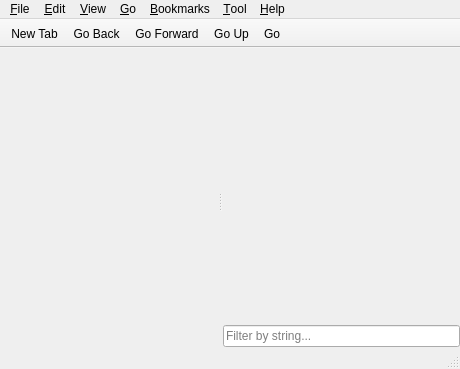
<?xml version="1.0" encoding="UTF-8"?>
<ui version="4.0">
 <class>MainWindow</class>
 <widget class="QMainWindow" name="MainWindow">
  <property name="geometry">
   <rect>
    <x>0</x>
    <y>0</y>
    <width>460</width>
    <height>369</height>
   </rect>
  </property>
  <property name="windowTitle">
   <string>File Manager</string>
  </property>
  <property name="windowIcon">
   <iconset theme="folder">
    <normaloff>.</normaloff>.</iconset>
  </property>
  <widget class="QWidget" name="centralwidget">
   <layout class="QVBoxLayout" name="verticalLayout">
    <property name="leftMargin">
     <number>0</number>
    </property>
    <property name="topMargin">
     <number>0</number>
    </property>
    <property name="rightMargin">
     <number>0</number>
    </property>
    <property name="bottomMargin">
     <number>0</number>
    </property>
    <item>
     <widget class="Filer::TabBar" name="tabBar" native="true">
      <property name="sizePolicy">
       <sizepolicy hsizetype="Preferred" vsizetype="Fixed">
        <horstretch>0</horstretch>
        <verstretch>0</verstretch>
       </sizepolicy>
      </property>
      <property name="acceptDrops">
       <bool>true</bool>
      </property>
     </widget>
    </item>
    <item>
     <widget class="QSplitter" name="splitter">
      <property name="orientation">
       <enum>Qt::Horizontal</enum>
      </property>
      <widget class="Fm::SidePane" name="sidePane" native="true">
       <property name="sizePolicy">
        <sizepolicy hsizetype="Preferred" vsizetype="Expanding">
         <horstretch>0</horstretch>
         <verstretch>0</verstretch>
        </sizepolicy>
       </property>
      </widget>
      <widget class="QFrame" name="frame">
       <layout class="QVBoxLayout" name="verticalLayout_2">
        <property name="spacing">
         <number>2</number>
        </property>
        <property name="leftMargin">
         <number>1</number>
        </property>
        <property name="topMargin">
         <number>0</number>
        </property>
        <property name="rightMargin">
         <number>0</number>
        </property>
        <property name="bottomMargin">
         <number>0</number>
        </property>
        <item>
         <widget class="QStackedWidget" name="stackedWidget">
          <property name="sizePolicy">
           <sizepolicy hsizetype="Expanding" vsizetype="Expanding">
            <horstretch>0</horstretch>
            <verstretch>0</verstretch>
           </sizepolicy>
          </property>
          <property name="frameShape">
           <enum>QFrame::NoFrame</enum>
          </property>
         </widget>
        </item>
        <item>
         <widget class="QLineEdit" name="filterBar">
          <property name="placeholderText">
           <string>Filter by string...</string>
          </property>
          <property name="clearButtonEnabled">
           <bool>true</bool>
          </property>
         </widget>
        </item>
       </layout>
      </widget>
     </widget>
    </item>
   </layout>
  </widget>
  <widget class="QMenuBar" name="menubar">
   <property name="geometry">
    <rect>
     <x>0</x>
     <y>0</y>
     <width>460</width>
     <height>22</height>
    </rect>
   </property>
   <widget class="QMenu" name="menu_File">
    <property name="title">
     <string>&amp;File</string>
    </property>
    <widget class="QMenu" name="menuCreateNew">
     <property name="title">
      <string>C&amp;reate New</string>
     </property>
     <addaction name="actionNewFolder"/>
     <addaction name="actionNewBlankFile"/>
    </widget>
    <addaction name="actionNewTab"/>
    <addaction name="actionOpen"/>
    <addaction name="actionShowContents"/>
    <addaction name="separator"/>
    <addaction name="actionNewWin"/>
    <addaction name="separator"/>
    <addaction name="menuCreateNew"/>
    <addaction name="separator"/>
    <addaction name="actionFileProperties"/>
    <addaction name="separator"/>
    <addaction name="actionCloseWindow"/>
   </widget>
   <widget class="QMenu" name="menu_Help">
    <property name="title">
     <string>&amp;Help</string>
    </property>
    <addaction name="actionAbout"/>
   </widget>
   <widget class="QMenu" name="menu_View">
    <property name="title">
     <string>&amp;View</string>
    </property>
    <widget class="QMenu" name="menuSorting">
     <property name="title">
      <string>&amp;Sorting</string>
     </property>
     <addaction name="actionByFileName"/>
     <addaction name="actionByMTime"/>
     <addaction name="actionByFileSize"/>
     <addaction name="actionByFileType"/>
     <addaction name="actionByOwner"/>
     <addaction name="separator"/>
     <addaction name="actionAscending"/>
     <addaction name="actionDescending"/>
     <addaction name="separator"/>
     <addaction name="actionFolderFirst"/>
     <addaction name="actionCaseSensitive"/>
    </widget>
    <addaction name="actionReload"/>
    <addaction name="actionShowHidden"/>
    <addaction name="separator"/>
    <addaction name="actionIconView"/>
    <addaction name="actionCompactView"/>
    <addaction name="actionDetailedList"/>
    <addaction name="separator"/>
    <addaction name="menuSorting"/>
    <addaction name="actionFilter"/>
   </widget>
   <widget class="QMenu" name="menu_Editw">
    <property name="title">
     <string>&amp;Edit</string>
    </property>
    <addaction name="actionCut"/>
    <addaction name="actionCopy"/>
    <addaction name="actionPaste"/>
    <addaction name="actionDuplicate"/>
    <addaction name="actionRename"/>
    <addaction name="actionDelete"/>
    <addaction name="separator"/>
    <addaction name="actionSelectAll"/>
    <addaction name="actionInvertSelection"/>
    <addaction name="separator"/>
    <addaction name="actionEmptyTrash"/>
    <addaction name="separator"/>
    <addaction name="actionPreferences"/>
   </widget>
   <widget class="QMenu" name="menu_Bookmarks">
    <property name="title">
     <string>&amp;Bookmarks</string>
    </property>
    <addaction name="actionAddToBookmarks"/>
    <addaction name="actionEditBookmarks"/>
   </widget>
   <widget class="QMenu" name="menu_Go">
    <property name="title">
     <string>&amp;Go</string>
    </property>
    <addaction name="actionGoBack"/>
    <addaction name="actionGoForward"/>
    <addaction name="actionGoUp"/>
    <addaction name="actionGoUpAndCloseCurrentWindow"/>
    <addaction name="separator"/>
    <addaction name="actionHome"/>
    <addaction name="actionDocuments"/>
    <addaction name="actionDesktop"/>
    <addaction name="actionDownloads"/>
    <addaction name="actionComputer"/>
    <addaction name="actionNetwork"/>
    <addaction name="actionApplications"/>
    <addaction name="actionUtilities"/>
    <addaction name="actionTrash"/>
    <addaction name="separator"/>
    <addaction name="actionGoToFolder"/>
   </widget>
   <widget class="QMenu" name="menu_Tool">
    <property name="title">
     <string>&amp;Tool</string>
    </property>
    <addaction name="actionOpenTerminal"/>
    <addaction name="actionOpenAsRoot"/>
    <addaction name="actionFindFiles"/>
   </widget>
   <addaction name="menu_File"/>
   <addaction name="menu_Editw"/>
   <addaction name="menu_View"/>
   <addaction name="menu_Go"/>
   <addaction name="menu_Bookmarks"/>
   <addaction name="menu_Tool"/>
   <addaction name="menu_Help"/>
  </widget>
  <widget class="QStatusBar" name="statusbar"/>
  <widget class="QToolBar" name="toolBar">
   <property name="windowTitle">
    <string>Main Toolbar</string>
   </property>
   <property name="movable">
    <bool>false</bool>
   </property>
   <property name="iconSize">
    <size>
     <width>16</width>
     <height>16</height>
    </size>
   </property>
   <property name="floatable">
    <bool>false</bool>
   </property>
   <attribute name="toolBarArea">
    <enum>TopToolBarArea</enum>
   </attribute>
   <attribute name="toolBarBreak">
    <bool>false</bool>
   </attribute>
   <addaction name="actionNewTab"/>
   <addaction name="actionGoBack"/>
   <addaction name="actionGoForward"/>
   <addaction name="actionGoUp"/>
   <addaction name="actionGo"/>
  </widget>
  <action name="actionGoUp">
   <property name="icon">
    <iconset theme="go-up">
     <normaloff>.</normaloff>.</iconset>
   </property>
   <property name="text">
    <string>Go &amp;Up</string>
   </property>
   <property name="toolTip">
    <string>Go Up</string>
   </property>
   <property name="shortcut">
    <string>Ctrl+Up</string>
   </property>
  </action>
  <action name="actionHome">
   <property name="icon">
    <iconset theme="user-home">
     <normaloff>.</normaloff>.</iconset>
   </property>
   <property name="text">
    <string>&amp;Home</string>
   </property>
   <property name="shortcut">
    <string>Ctrl+Shift+H</string>
   </property>
  </action>
  <action name="actionReload">
   <property name="icon">
    <iconset theme="view-refresh">
     <normaloff>.</normaloff>.</iconset>
   </property>
   <property name="text">
    <string>&amp;Reload</string>
   </property>
   <property name="shortcut">
    <string>Ctrl+Shift+R</string>
   </property>
   <property name="visible">
    <bool>true</bool>
   </property>
  </action>
  <action name="actionGo">
   <property name="icon">
    <iconset theme="go-jump">
     <normaloff>.</normaloff>.</iconset>
   </property>
   <property name="text">
    <string>Go</string>
   </property>
   <property name="visible">
    <bool>false</bool>
   </property>
  </action>
  <action name="actionQuit">
   <property name="icon">
    <iconset theme="application-exit">
     <normaloff>.</normaloff>.</iconset>
   </property>
   <property name="text">
    <string>Quit</string>
   </property>
  </action>
  <action name="actionAbout">
   <property name="icon">
    <iconset theme="help-about">
     <normaloff>.</normaloff>.</iconset>
   </property>
   <property name="text">
    <string>&amp;About Filer</string>
   </property>
  </action>
  <action name="actionNewWin">
   <property name="icon">
    <iconset theme="window-new">
     <normaloff>.</normaloff>.</iconset>
   </property>
   <property name="text">
    <string>&amp;New Window</string>
   </property>
   <property name="toolTip">
    <string>New Window</string>
   </property>
   <property name="shortcut">
    <string>Ctrl+N</string>
   </property>
  </action>
  <action name="actionShowHidden">
   <property name="checkable">
    <bool>true</bool>
   </property>
   <property name="text">
    <string>Show &amp;Hidden</string>
   </property>
  </action>
  <action name="actionComputer">
   <property name="icon">
    <iconset theme="computer">
     <normaloff>.</normaloff>.</iconset>
   </property>
   <property name="text">
    <string>&amp;Computer</string>
   </property>
   <property name="shortcut">
    <string>Ctrl+Shift+C</string>
   </property>
  </action>
  <action name="actionTrash">
   <property name="icon">
    <iconset theme="user-trash">
     <normaloff>.</normaloff>.</iconset>
   </property>
   <property name="text">
    <string>&amp;Trash</string>
   </property>
   <property name="shortcut">
    <string>Ctrl+Shift+T</string>
   </property>
  </action>
  <action name="actionNetwork">
   <property name="text">
    <string>&amp;Network</string>
   </property>
   <property name="shortcut">
    <string>Ctrl+Shift+N</string>
   </property>
  </action>
  <action name="actionDesktop">
   <property name="icon">
    <iconset theme="user-desktop">
     <normaloff>.</normaloff>.</iconset>
   </property>
   <property name="text">
    <string>&amp;Desktop</string>
   </property>
   <property name="shortcut">
    <string>Ctrl+Shift+D</string>
   </property>
  </action>
  <action name="actionAddToBookmarks">
   <property name="icon">
    <iconset theme="list-add">
     <normaloff>.</normaloff>.</iconset>
   </property>
   <property name="text">
    <string>&amp;Add to Bookmarks</string>
   </property>
  </action>
  <action name="actionApplications">
   <property name="text">
    <string>&amp;Applications</string>
   </property>
   <property name="shortcut">
    <string>Ctrl+Shift+A</string>
   </property>
   <property name="visible">
    <bool>true</bool>
   </property>
  </action>
  <action name="actionReload_2">
   <property name="text">
    <string>Reload</string>
   </property>
  </action>
  <action name="actionIconView">
   <property name="checkable">
    <bool>true</bool>
   </property>
   <property name="text">
    <string>&amp;Icon View</string>
   </property>
   <property name="shortcut">
    <string>Ctrl+1</string>
   </property>
  </action>
  <action name="actionCompactView">
   <property name="checkable">
    <bool>true</bool>
   </property>
   <property name="text">
    <string>&amp;Compact View</string>
   </property>
  </action>
  <action name="actionDetailedList">
   <property name="checkable">
    <bool>true</bool>
   </property>
   <property name="text">
    <string>&amp;Detailed List</string>
   </property>
   <property name="shortcut">
    <string>Ctrl+2</string>
   </property>
  </action>
  <action name="actionThumbnailView">
   <property name="checkable">
    <bool>true</bool>
   </property>
   <property name="text">
    <string>&amp;Thumbnail View</string>
   </property>
  </action>
  <action name="actionCut">
   <property name="icon">
    <iconset theme="edit-cut">
     <normaloff>.</normaloff>.</iconset>
   </property>
   <property name="text">
    <string>Cu&amp;t</string>
   </property>
   <property name="shortcut">
    <string>Ctrl+X</string>
   </property>
  </action>
  <action name="actionCopy">
   <property name="icon">
    <iconset theme="edit-copy">
     <normaloff>.</normaloff>.</iconset>
   </property>
   <property name="text">
    <string>&amp;Copy</string>
   </property>
   <property name="shortcut">
    <string>Ctrl+C</string>
   </property>
  </action>
  <action name="actionPaste">
   <property name="icon">
    <iconset theme="edit-paste">
     <normaloff>.</normaloff>.</iconset>
   </property>
   <property name="text">
    <string>&amp;Paste</string>
   </property>
   <property name="shortcut">
    <string>Ctrl+V</string>
   </property>
  </action>
  <action name="actionSelectAll">
   <property name="text">
    <string>Select &amp;All</string>
   </property>
   <property name="shortcut">
    <string>Ctrl+A</string>
   </property>
  </action>
  <action name="actionPreferences">
   <property name="text">
    <string>Pr&amp;eferences</string>
   </property>
   <property name="shortcut">
    <string>Ctrl+,</string>
   </property>
  </action>
  <action name="actionAscending">
   <property name="checkable">
    <bool>true</bool>
   </property>
   <property name="text">
    <string>&amp;Ascending</string>
   </property>
  </action>
  <action name="actionDescending">
   <property name="checkable">
    <bool>true</bool>
   </property>
   <property name="text">
    <string>&amp;Descending</string>
   </property>
  </action>
  <action name="actionByFileName">
   <property name="checkable">
    <bool>true</bool>
   </property>
   <property name="text">
    <string>&amp;By File Name</string>
   </property>
  </action>
  <action name="actionByMTime">
   <property name="checkable">
    <bool>true</bool>
   </property>
   <property name="text">
    <string>By &amp;Modification Time</string>
   </property>
  </action>
  <action name="actionByFileType">
   <property name="checkable">
    <bool>true</bool>
   </property>
   <property name="text">
    <string>By File &amp;Type</string>
   </property>
  </action>
  <action name="actionByOwner">
   <property name="checkable">
    <bool>true</bool>
   </property>
   <property name="text">
    <string>By &amp;Owner</string>
   </property>
  </action>
  <action name="actionFolderFirst">
   <property name="checkable">
    <bool>true</bool>
   </property>
   <property name="text">
    <string>&amp;Folder First</string>
   </property>
  </action>
  <action name="actionNewTab">
   <property name="icon">
    <iconset theme="window-new">
     <normaloff>.</normaloff>.</iconset>
   </property>
   <property name="text">
    <string>New &amp;Tab</string>
   </property>
   <property name="toolTip">
    <string>New Tab</string>
   </property>
   <property name="shortcut">
    <string>Ctrl+T</string>
   </property>
   <property name="visible">
    <bool>false</bool>
   </property>
  </action>
  <action name="actionGoBack">
   <property name="icon">
    <iconset theme="go-previous">
     <normaloff>.</normaloff>.</iconset>
   </property>
   <property name="text">
    <string>Go &amp;Back</string>
   </property>
   <property name="toolTip">
    <string>Go Back</string>
   </property>
   <property name="shortcut">
    <string>Alt+Left</string>
   </property>
  </action>
  <action name="actionGoForward">
   <property name="icon">
    <iconset theme="go-next">
     <normaloff>.</normaloff>.</iconset>
   </property>
   <property name="text">
    <string>Go &amp;Forward</string>
   </property>
   <property name="toolTip">
    <string>Go Forward</string>
   </property>
   <property name="shortcut">
    <string>Alt+Right</string>
   </property>
   <property name="visible">
    <bool>true</bool>
   </property>
   <property name="iconVisibleInMenu">
    <bool>true</bool>
   </property>
   <property name="shortcutVisibleInContextMenu">
    <bool>true</bool>
   </property>
  </action>
  <action name="actionInvertSelection">
   <property name="text">
    <string>&amp;Invert Selection</string>
   </property>
  </action>
  <action name="actionDelete">
   <property name="icon">
    <iconset theme="user-trash">
     <normaloff>.</normaloff>.</iconset>
   </property>
   <property name="text">
    <string>&amp;Move to Trash</string>
   </property>
   <property name="shortcut">
    <string>Ctrl+Backspace</string>
   </property>
  </action>
  <action name="actionRename">
   <property name="text">
    <string>&amp;Rename</string>
   </property>
   <property name="shortcut">
    <string>F2</string>
   </property>
  </action>
  <action name="actionCloseTab">
   <property name="text">
    <string>C&amp;lose Tab</string>
   </property>
  </action>
  <action name="actionFileProperties">
   <property name="text">
    <string>Get &amp;Info</string>
   </property>
   <property name="shortcut">
    <string>Ctrl+I</string>
   </property>
  </action>
  <action name="actionCaseSensitive">
   <property name="checkable">
    <bool>true</bool>
   </property>
   <property name="text">
    <string>&amp;Case Sensitive</string>
   </property>
  </action>
  <action name="actionByFileSize">
   <property name="checkable">
    <bool>true</bool>
   </property>
   <property name="text">
    <string>By File &amp;Size</string>
   </property>
  </action>
  <action name="actionCloseWindow">
   <property name="text">
    <string>&amp;Close Window</string>
   </property>
   <property name="shortcut">
    <string>Ctrl+W</string>
   </property>
  </action>
  <action name="actionEdit_Bookmarks">
   <property name="text">
    <string>Edit Bookmarks</string>
   </property>
  </action>
  <action name="actionOpenTerminal">
   <property name="text">
    <string>Open &amp;Terminal</string>
   </property>
   <property name="shortcut">
    <string>Ctrl+T</string>
   </property>
  </action>
  <action name="actionOpenAsRoot">
   <property name="text">
    <string>Open as &amp;Root</string>
   </property>
  </action>
  <action name="actionEditBookmarks">
   <property name="text">
    <string>&amp;Edit Bookmarks</string>
   </property>
  </action>
  <action name="actionNewFolder">
   <property name="icon">
    <iconset theme="folder-new">
     <normaloff>.</normaloff>.</iconset>
   </property>
   <property name="text">
    <string>&amp;Folder</string>
   </property>
   <property name="shortcut">
    <string>Ctrl+Shift+N</string>
   </property>
  </action>
  <action name="actionNewBlankFile">
   <property name="icon">
    <iconset theme="document-new">
     <normaloff>.</normaloff>.</iconset>
   </property>
   <property name="text">
    <string>&amp;Blank File</string>
   </property>
   <property name="shortcut">
    <string>Ctrl+Alt+N</string>
   </property>
  </action>
  <action name="actionFindFiles">
   <property name="text">
    <string>&amp;Find Files</string>
   </property>
   <property name="shortcut">
    <string>Ctrl+F</string>
   </property>
  </action>
  <action name="actionFilter">
   <property name="checkable">
    <bool>true</bool>
   </property>
   <property name="text">
    <string>Filter</string>
   </property>
  </action>
  <action name="actionGoToFolder">
   <property name="icon">
    <iconset theme="folder-open">
     <normaloff>.</normaloff>.</iconset>
   </property>
   <property name="text">
    <string>&amp;Go To Folder</string>
   </property>
   <property name="toolTip">
    <string>Go To Folder</string>
   </property>
   <property name="shortcut">
    <string>Ctrl+Shift+G</string>
   </property>
  </action>
  <action name="actionDownloads">
   <property name="text">
    <string>&amp;Downloads</string>
   </property>
   <property name="toolTip">
    <string>Downloads</string>
   </property>
   <property name="shortcut">
    <string>Ctrl+Shift+L</string>
   </property>
   <property name="visible">
    <bool>true</bool>
   </property>
  </action>
  <action name="actionUtilities">
   <property name="text">
    <string>&amp;Utilities</string>
   </property>
   <property name="toolTip">
    <string>Utilities</string>
   </property>
   <property name="shortcut">
    <string>Ctrl+Shift+U</string>
   </property>
   <property name="visible">
    <bool>true</bool>
   </property>
  </action>
  <action name="actionDocuments">
   <property name="text">
    <string>&amp;Documents</string>
   </property>
   <property name="toolTip">
    <string>Documents</string>
   </property>
   <property name="shortcut">
    <string>Ctrl+Shift+O</string>
   </property>
   <property name="visible">
    <bool>true</bool>
   </property>
  </action>
  <action name="actionOpen">
   <property name="text">
    <string>Open</string>
   </property>
   <property name="shortcut">
    <string>Ctrl+O</string>
   </property>
  </action>
  <action name="actionDuplicate">
   <property name="text">
    <string>&amp;Duplicate</string>
   </property>
   <property name="shortcut">
    <string>Ctrl+D</string>
   </property>
  </action>
  <action name="actionEmptyTrash">
   <property name="text">
    <string>Empty Trash</string>
   </property>
   <property name="shortcut">
    <string>Ctrl+Alt+Backspace</string>
   </property>
  </action>
  <action name="actionShowContents">
   <property name="text">
    <string>Show Contents</string>
   </property>
   <property name="shortcut">
    <string>Ctrl+Alt+O</string>
   </property>
  </action>
  <action name="actionGoUpAndCloseCurrentWindow">
   <property name="icon">
    <iconset theme="go-up">
     <normaloff>.</normaloff>.</iconset>
   </property>
   <property name="text">
    <string>Go Up and Close Current</string>
   </property>
   <property name="toolTip">
    <string>Go Up and Close Current</string>
   </property>
   <property name="shortcut">
    <string>Ctrl+Shift+Up</string>
   </property>
  </action>
 </widget>
 <customwidgets>
  <customwidget>
   <class>Filer::TabBar</class>
   <extends>QWidget</extends>
   <header>tabbar.h</header>
   <container>1</container>
  </customwidget>
  <customwidget>
   <class>Fm::SidePane</class>
   <extends>QWidget</extends>
   <header>sidepane.h</header>
   <container>1</container>
  </customwidget>
 </customwidgets>
 <resources/>
 <connections/>
</ui>
